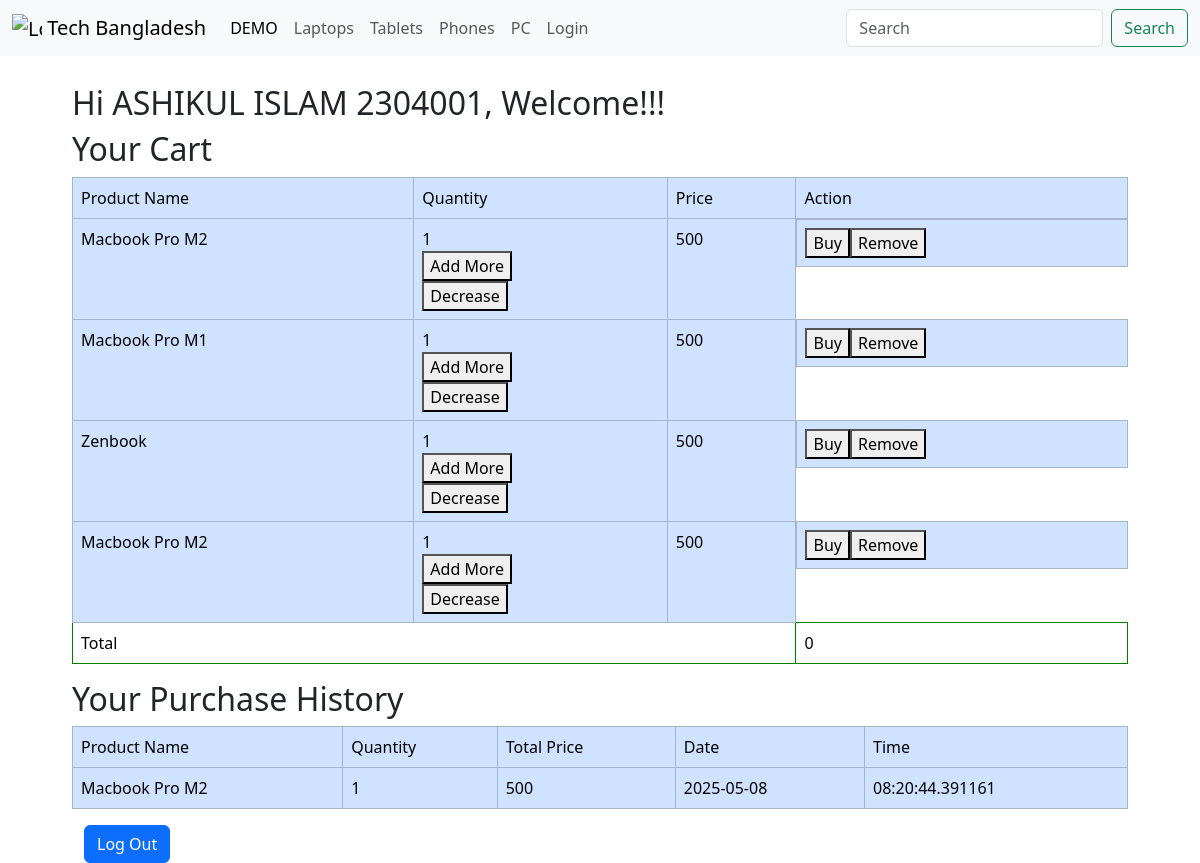
/profile (signed in), run on an earlier commit of the app's database.
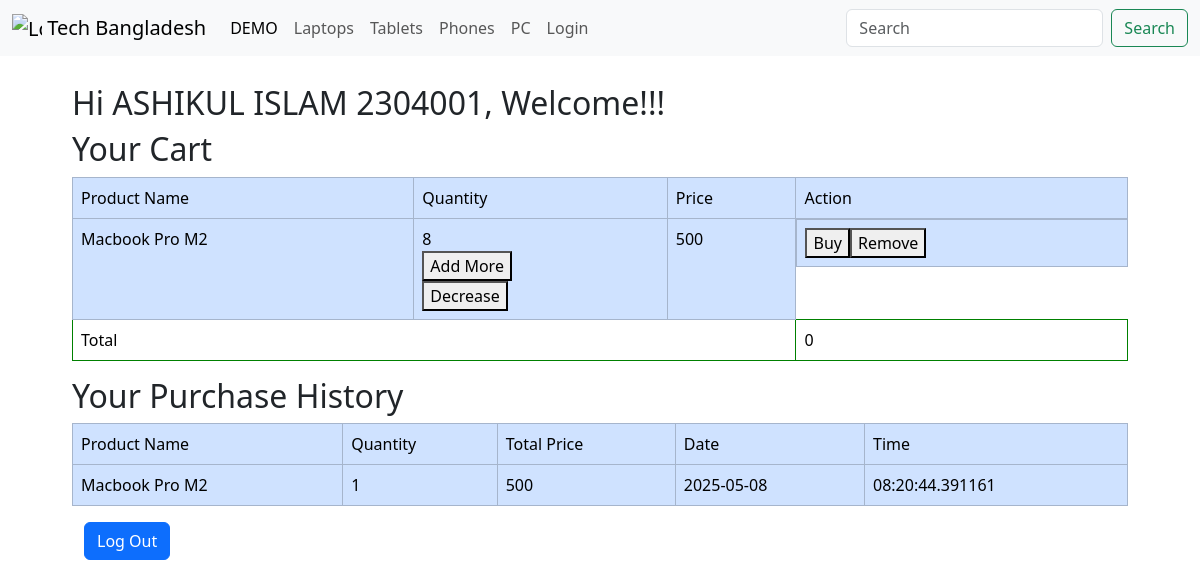
And on a later commit of the database.
### app/models.py (models this page shows)
class User(db.Model,UserMixin):
    __tablename__ = 'user'
    id = db.Column(db.Integer, primary_key = True)
    name = db.Column(db.String, nullable = False)
    username = db.Column(db.String , unique = True, nullable = False)
    email = db.Column(db.String, unique = True, nullable = False)
    password = db.Column(db.String)
    profile_pic = db.Column(db.String, nullable = False)
    cart_items = db.relationship("Cart",back_populates="user",lazy = True)
    purchases = db.relationship("Purchase",back_populates = "user", lazy = True)

class Cart(db.Model):
    __tablename__ = 'cart'
    id = db.Column(db.Integer, primary_key =True)
    user_id = db.Column(db.Integer,db.ForeignKey("user.id"),nullable =False)
    product_id = db.Column(db.Integer, db.ForeignKey("product.id"),nullable = False)
    quantity = db.Column(db.Integer,default = 1)
    product = db.relationship("Product",backref = "cart_items")
    user = db.relationship("User", back_populates = "cart_items")

class Product(db.Model):
    __tablename__= "product"
    id = db.Column(db.Integer,primary_key = True)
    name = db.Column(db.String(200),nullable = False)
    brand = db.Column(db.String(200),nullable = True)
    releasedate = db.Column(db.String(200), nullable = True)
    description = db.Column(db.String(200),nullable = False)
    price = db.Column(db.Integer,nullable = False)
    stock = db.Column(db.Integer,nullable = False)
    category = db.Column(db.String(100),nullable = False)
    image = db.Column(db.String(100),nullable = False)
    availabity = db.Column(db.Boolean,nullable = True)
    time = db.Column(db.DateTime,default= datetime.now)
    hardware = db.relationship("Hardware",back_populates = "product")
    battery = db.relationship("Battery",back_populates = "product")
    display = db.relationship("Display",back_populates = "product")
    connectivity = db.relationship("Connectivity",back_populates = "product")
    camera = db.relationship("Camera",back_populates = "product")
    software = db.relationship("Software",back_populates = "product")
    extrainfo = db.relationship("Extrainfo",back_populates = "product")

class Purchase(db.Model):
    __tablename__ = 'purchase'
    id = db.Column(db.Integer , primary_key = True)
    user_id = db.Column(db.Integer,db.ForeignKey("user.id"),nullable = False)
    product_id = db.Column(db.Integer, db.ForeignKey("product.id"),nullable = False)
    quantity = db.Column(db.Integer,default = 1)
    time = db.Column(db.DateTime, default =datetime.now)
    product = db.relationship("Product",backref = "purchases")
    user = db.relationship("User", back_populates = "purchases")

### app/profile.py (the view)
@profiles.route('/profile')
@login_required
def profile():
    username = current_user.username
    email = current_user.email
    picture_url = current_user.profile_pic
    cart_items = Cart.query.filter(Cart.user_id == current_user.id).all()
    total = 0
    purchases = Purchase.query.filter(Purchase.user_id == current_user.id).all()
    return render_template('profile.html',username = username,email= email,picture_url = picture_url,cart_items = cart_items,total = total,purchases=purchases)

### app/__init__.py (called while the page is built)
@login_manager.user_loader
def load_user(user_id):
    from app.models import User
    return User.query.get(int(user_id))

### app/templates/profile.html (shortened to what this page needs)
{% extends 'layout.html' %}
{% block body %}
    <div class="container">
        <div class="row">
            <h2>
                Hi {{ current_user.name }}, Welcome!!!
            </h2>
        </div>
    </div>
    <div class="container">
    <h2 class="">
        Your Cart
    </h2>
    {% if not cart_items %}
    <p class="lead">You have nothing in your cart</p>
    {% else %}
    <table class="table">
        <tr class="table-primary">
            <td class="table-primary ">
                Product Name
            </td>
            <td class="table-primary">
                Quantity
            </td>
            <td class="table-primary">
                Price
            </td>
            <td class="table-primary">
                Action
            </td>
        </tr>
        {% for item in cart_items %}
            <tr class="table-primary" id="cart-item-{{item.id}}">
                <td class="table-primary ">
                    {{ item.product.name }}
                </td>
                <td class="table-primary quantity_value{{item.id}}">
                    {{ item.quantity }}
                    <form method="post" action="/api/addquantity" class="quantity">
                        <button type="submit">Add More</button>
                    </form>
                    {% if item.quantity > 1 %}
                    <form method="post" action="decreasequantity">
                        <button type="submit">Decrease</button>
                    </form>
                    {% else %}
                        <button  >Decrease</button>
                    {% endif %}
                </td>
                <td class="table-primary">
                    {{ item.product.price }}
                </td>
                <td class="table-primary" style="display: flex;">
                    <form method="post" action="/checkout">
                        <button  type="submit">Buy</button>
                    </form>
                    <form method="post" action="/api/remove_from_cart" class="removefromcart">
                        <button  type="submit" >Remove</button>
                    </form>
                </td>
            </tr>
    {% endfor %}
    <tr>
        <td colspan="3">Total</td>
        <td>{{ total }}</td>
    </tr>
    </table>
    {% endif  %}
</div>
<div class="container">
    <h2>
        Your Purchase History
    </h2>
    {% if not purchases %}
    <p>You have no purchase history.</p>
    {% else %}
    <table class="table">
        <tr class="table-primary">
            <td class="table-primary ">
                Product Name
            </td>
            <td class="table-primary">
                Quantity
            </td>
            <td class="table-primary">
                Total Price
            </td>
            <td class="table-primary">
                Date
            </td>
            <td class="table-primary">
                Time
            </td>
        </tr>
        {% for item in purchases %}
            <tr class="table-primary">
                <td class="table-primary ">
                    {{ item.product.name }}
                </td>
                <td class="table-primary">
                    {{ item.quantity }}
                </td>
                <td class="table-primary">
                    {{ item.quantity * item.product.price}}
                </td>
                <td class="table-primary">
                    {{ item.time.date() }}
                </td>
                <td class="table-primary">
                    {{ item.time.time() }}
                </td>
            </tr>
    {% endfor %}
    {% endif  %}
</div>
<div>
<div class="container">
    <button type="button" class="btn btn-primary" data-bs-toggle="modal" data-bs-target="#exampleModal">
        Log Out
    </button>
</div>
{% endblock %}

### app/templates/layout.html (shortened to what this page needs)
<!DOCTYPE html>
<html>
<head>
  <link href="https://cdn.jsdelivr.net/npm/bootstrap@5.3.3/dist/css/bootstrap.min.css" rel="stylesheet"
>
</head>
<body>
  <div id="navigation bar">
    <nav class="navbar navbar-expand-lg bg-body-tertiary">
      <div class="container-fluid">
          <a class="navbar-brand" href="/">
            <img src="/docs/5.3/assets/brand/bootstrap-logo.svg" alt="Logo" width="30" height="24" class="d-inline-block align-text-top">
            Tech Bangladesh
          </a>
        <div class="collapse navbar-collapse" id="navbarSupportedContent">
          <ul class="navbar-nav me-auto mb-2 mb-lg-0">
            <li class="nav-item">
              <a class="nav-link active" aria-current="page" href="https://www.google.com/">DEMO</a>
            </li>
            <li class="nav-item">
              <a class="nav-link" href="{{ url_for('main.products',category = 'laptop')}}">Laptops</a>
            </li>
            <a class="nav-link" href="{{ url_for('main.products',category = 'tablet')}}">Tablets</a>
            <li class="nav-item">
              <a class="nav-link" href="{{ url_for('main.products',category = 'phone')}}">Phones</a>
            </li>
            <li class="nav-item">
              <a class="nav-link" href="#">PC</a>
            </li>
            <li class="nav_item">
              <a class="nav-link" href="/login">Login</a>
            </li>
          </ul>
          <form method="post" class="d-flex" action="{{ url_for('searching.search')}}">
            <input class="form-control me-2" list="datalist" type="text" placeholder="Search" aria-label="Search"
              name="keyword">
            <button class="btn btn-outline-success" type="submit">Search</button>
          </form>
        </div>
      </div>
    </nav>
  </div>
  <div class="body">
    {% block body %}
    {% endblock %}
</body>
</html>

### app/templates/layout.html (style rules this page uses)
.body { padding-left: 5%; padding-right: 5%; padding-top: 1%; }

### app/templates/profile.html (style rules this page uses)
td { border: 1px solid green; }

What changed in the data, as far as the page shows it:
removed Cart: product.name "Macbook Pro M1", quantity "1", shows "Decrease", product.price "500"
removed Cart: product.name "Zenbook", quantity "1", shows "Decrease", product.price "500"
removed Cart: product.name "Macbook Pro M2", quantity "1", shows "Decrease", product.price "500"
changed Cart "Macbook Pro M2": quantity "1" → "8"
